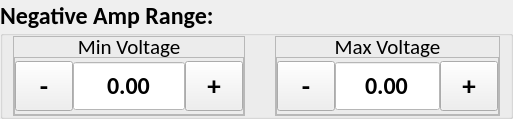
             <widget class="QGroupBox" name="slp_volt_ramp_adjustment_gb_5">
              <property name="minimumSize">
               <size>
                <width>0</width>
                <height>112</height>
               </size>
              </property>
              <property name="font">
               <font>
                <family>Calibri</family>
                <pointsize>18</pointsize>
                <weight>75</weight>
                <bold>true</bold>
               </font>
              </property>
              <property name="title">
               <string>Negative Amp Range:</string>
              </property>
              <layout class="QHBoxLayout" name="horizontalLayout_30">
               <property name="spacing">
                <number>30</number>
               </property>
               <property name="leftMargin">
                <number>10</number>
               </property>
               <property name="topMargin">
                <number>0</number>
               </property>
               <property name="rightMargin">
                <number>10</number>
               </property>
               <property name="bottomMargin">
                <number>0</number>
               </property>
               <item>
                <widget class="QFrame" name="slp_min_frame_6">
                 <property name="maximumSize">
                  <size>
                   <width>1000</width>
                   <height>1000</height>
                  </size>
                 </property>
                 <property name="frameShape">
                  <enum>QFrame::StyledPanel</enum>
                 </property>
                 <property name="frameShadow">
                  <enum>QFrame::Raised</enum>
                 </property>
                 <layout class="QVBoxLayout" name="verticalLayout_18">
                  <property name="spacing">
                   <number>0</number>
                  </property>
                  <property name="leftMargin">
                   <number>0</number>
                  </property>
                  <property name="topMargin">
                   <number>0</number>
                  </property>
                  <property name="rightMargin">
                   <number>0</number>
                  </property>
                  <property name="bottomMargin">
                   <number>0</number>
                  </property>
                  <item>
                   <widget class="QLabel" name="slp_min_label_6">
                    <property name="minimumSize">
                     <size>
                      <width>40</width>
                      <height>20</height>
                     </size>
                    </property>
                    <property name="maximumSize">
                     <size>
                      <width>1000</width>
                      <height>20</height>
                     </size>
                    </property>
                    <property name="font">
                     <font>
                      <family>Calibri</family>
                      <pointsize>16</pointsize>
                      <weight>50</weight>
                      <bold>false</bold>
                     </font>
                    </property>
                    <property name="text">
                     <string>Min Voltage</string>
                    </property>
                    <property name="alignment">
                     <set>Qt::AlignCenter</set>
                    </property>
                   </widget>
                  </item>
                  <item>
                   <widget class="QFrame" name="frame_14">
                    <property name="minimumSize">
                     <size>
                      <width>0</width>
                      <height>58</height>
                     </size>
                    </property>
                    <property name="frameShape">
                     <enum>QFrame::StyledPanel</enum>
                    </property>
                    <property name="frameShadow">
                     <enum>QFrame::Raised</enum>
                    </property>
                    <layout class="QHBoxLayout" name="horizontalLayout_31">
                     <property name="spacing">
                      <number>0</number>
                     </property>
                     <property name="leftMargin">
                      <number>0</number>
                     </property>
                     <property name="topMargin">
                      <number>0</number>
                     </property>
                     <property name="rightMargin">
                      <number>0</number>
                     </property>
                     <property name="bottomMargin">
                      <number>0</number>
                     </property>
                     <item>
                      <widget class="QToolButton" name="slp_volt_ramp_min_minus_6">
                       <property name="minimumSize">
                        <size>
                         <width>58</width>
                         <height>50</height>
                        </size>
                       </property>
                       <property name="maximumSize">
                        <size>
                         <width>58</width>
                         <height>50</height>
                        </size>
                       </property>
                       <property name="font">
                        <font>
                         <pointsize>20</pointsize>
                         <weight>75</weight>
                         <bold>true</bold>
                        </font>
                       </property>
                       <property name="text">
                        <string>-</string>
                       </property>
                      </widget>
                     </item>
                     <item>
                      <widget class="QDoubleSpinBox" name="slp_volt_ramp_min_input_6">
                       <property name="minimumSize">
                        <size>
                         <width>0</width>
                         <height>50</height>
                        </size>
                       </property>
                       <property name="maximumSize">
                        <size>
                         <width>1000</width>
                         <height>50</height>
                        </size>
                       </property>
                       <property name="font">
                        <font>
                         <family>Calibri</family>
                         <pointsize>18</pointsize>
                        </font>
                       </property>
                       <property name="layoutDirection">
                        <enum>Qt::LeftToRight</enum>
                       </property>
                       <property name="styleSheet">
                        <string notr="true">QDoubleSpinBox {
	background-color: #FFFFFF;
}</string>
                       </property>
                       <property name="alignment">
                        <set>Qt::AlignCenter</set>
                       </property>
                       <property name="readOnly">
                        <bool>true</bool>
                       </property>
                       <property name="buttonSymbols">
                        <enum>QAbstractSpinBox::NoButtons</enum>
                       </property>
                       <property name="correctionMode">
                        <enum>QAbstractSpinBox::CorrectToPreviousValue</enum>
                       </property>
                       <property name="showGroupSeparator" stdset="0">
                        <bool>false</bool>
                       </property>
                       <property name="minimum">
                        <double>-10000.000000000000000</double>
                       </property>
                       <property name="maximum">
                        <double>10000.000000000000000</double>
                       </property>
                      </widget>
                     </item>
                     <item>
                      <widget class="QToolButton" name="slp_volt_ramp_min_plus_6">
                       <property name="minimumSize">
                        <size>
                         <width>58</width>
                         <height>50</height>
                        </size>
                       </property>
                       <property name="maximumSize">
                        <size>
                         <width>16777215</width>
                         <height>50</height>
                        </size>
                       </property>
                       <property name="font">
                        <font>
                         <pointsize>20</pointsize>
                         <weight>75</weight>
                         <bold>true</bold>
                        </font>
                       </property>
                       <property name="focusPolicy">
                        <enum>Qt::NoFocus</enum>
                       </property>
                       <property name="text">
                        <string>+</string>
                       </property>
                      </widget>
                     </item>
                    </layout>
                   </widget>
                  </item>
                 </layout>
                </widget>
               </item>
               <item>
                <widget class="QFrame" name="slp_max_frame_6">
                 <property name="minimumSize">
                  <size>
                   <width>0</width>
                   <height>0</height>
                  </size>
                 </property>
                 <property name="maximumSize">
                  <size>
                   <width>1000</width>
                   <height>1000</height>
                  </size>
                 </property>
                 <property name="frameShape">
                  <enum>QFrame::StyledPanel</enum>
                 </property>
                 <property name="frameShadow">
                  <enum>QFrame::Raised</enum>
                 </property>
                 <layout class="QVBoxLayout" name="verticalLayout_19">
                  <property name="spacing">
                   <number>0</number>
                  </property>
                  <property name="leftMargin">
                   <number>0</number>
                  </property>
                  <property name="topMargin">
                   <number>0</number>
                  </property>
                  <property name="rightMargin">
                   <number>0</number>
                  </property>
                  <property name="bottomMargin">
                   <number>0</number>
                  </property>
                  <item>
                   <widget class="QLabel" name="slp_max_label_6">
                    <property name="minimumSize">
                     <size>
                      <width>42</width>
                      <height>20</height>
                     </size>
                    </property>
                    <property name="maximumSize">
                     <size>
                      <width>1000</width>
                      <height>20</height>
                     </size>
                    </property>
                    <property name="font">
                     <font>
                      <family>Calibri</family>
                      <pointsize>16</pointsize>
                      <weight>50</weight>
                      <bold>false</bold>
                     </font>
                    </property>
                    <property name="text">
                     <string>Max Voltage</string>
                    </property>
                    <property name="alignment">
                     <set>Qt::AlignCenter</set>
                    </property>
                   </widget>
                  </item>
                  <item>
                   <widget class="QFrame" name="frame_15">
                    <property name="frameShape">
                     <enum>QFrame::StyledPanel</enum>
                    </property>
                    <property name="frameShadow">
                     <enum>QFrame::Raised</enum>
                    </property>
                    <layout class="QHBoxLayout" name="horizontalLayout_32">
                     <property name="spacing">
                      <number>0</number>
                     </property>
                     <property name="leftMargin">
                      <number>0</number>
                     </property>
                     <property name="topMargin">
                      <number>0</number>
                     </property>
                     <property name="rightMargin">
                      <number>0</number>
                     </property>
                     <property name="bottomMargin">
                      <number>0</number>
                     </property>
                     <item>
                      <widget class="QToolButton" name="slp_volt_ramp_max_minus_6">
                       <property name="minimumSize">
                        <size>
                         <width>58</width>
                         <height>50</height>
                        </size>
                       </property>
                       <property name="maximumSize">
                        <size>
                         <width>58</width>
                         <height>50</height>
                        </size>
                       </property>
                       <property name="font">
                        <font>
                         <pointsize>20</pointsize>
                         <weight>75</weight>
                         <bold>true</bold>
                        </font>
                       </property>
                       <property name="text">
                        <string>-</string>
                       </property>
                      </widget>
                     </item>
                     <item>
                      <widget class="QDoubleSpinBox" name="slp_volt_rampt_max_input_6">
                       <property name="minimumSize">
                        <size>
                         <width>0</width>
                         <height>50</height>
                        </size>
                       </property>
                       <property name="maximumSize">
                        <size>
                         <width>1000</width>
                         <height>50</height>
                        </size>
                       </property>
                       <property name="font">
                        <font>
                         <family>Calibri</family>
                         <pointsize>18</pointsize>
                        </font>
                       </property>
                       <property name="layoutDirection">
                        <enum>Qt::LeftToRight</enum>
                       </property>
                       <property name="styleSheet">
                        <string notr="true">QDoubleSpinBox {
	background-color: #FFFFFF;
}</string>
                       </property>
                       <property name="alignment">
                        <set>Qt::AlignCenter</set>
                       </property>
                       <property name="readOnly">
                        <bool>true</bool>
                       </property>
                       <property name="buttonSymbols">
                        <enum>QAbstractSpinBox::NoButtons</enum>
                       </property>
                       <property name="correctionMode">
                        <enum>QAbstractSpinBox::CorrectToPreviousValue</enum>
                       </property>
                       <property name="showGroupSeparator" stdset="0">
                        <bool>false</bool>
                       </property>
                       <property name="maximum">
                        <double>10000.000000000000000</double>
                       </property>
                      </widget>
                     </item>
                     <item>
                      <widget class="QToolButton" name="slp_volt_ramp_max_plus_6">
                       <property name="minimumSize">
                        <size>
                         <width>58</width>
                         <height>50</height>
                        </size>
                       </property>
                       <property name="maximumSize">
                        <size>
                         <width>16777215</width>
                         <height>50</height>
                        </size>
                       </property>
                       <property name="font">
                        <font>
                         <pointsize>20</pointsize>
                         <weight>75</weight>
                         <bold>true</bold>
                        </font>
                       </property>
                       <property name="focusPolicy">
                        <enum>Qt::NoFocus</enum>
                       </property>
                       <property name="text">
                        <string>+</string>
                       </property>
                      </widget>
                     </item>
                    </layout>
                   </widget>
                  </item>
                 </layout>
                </widget>
               </item>
              </layout>
             </widget>
